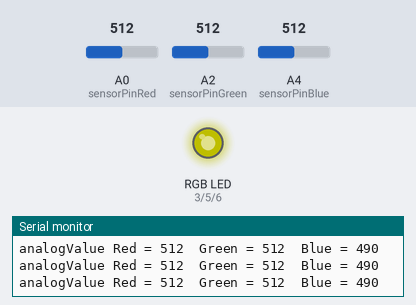
This sketch was run on a simulated Arduino Uno, built with avr-gcc and run on an emulated ATmega328P. Parts: an RGB LED mixed from three pins (HIGH = lit), the last lines printed to the serial monitor. The test bench sets the inputs (shaded band); at power-on: A0 (sensorPinRed) = 512, A2 (sensorPinGreen) = 512, A4 (sensorPinBlue) = 512. Dim RGB values are drawn brighter than linear.

Above: at 1.2 s.
1.3 s: A0 (sensorPinRed) set to 480
At 2.0 s:
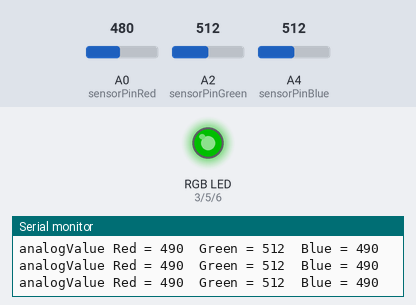
2.8 s: A2 (sensorPinGreen) set to 480
At 4.0 s:
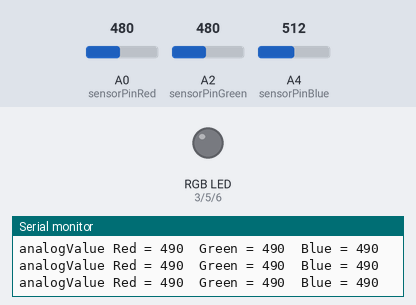
4.3 s: A4 (sensorPinBlue) set to 570
At 5.3 s:
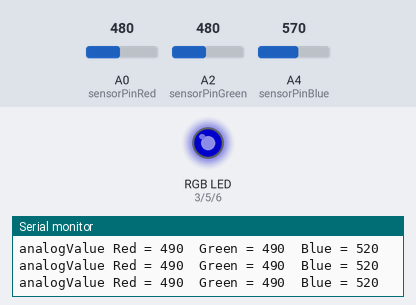
5.8 s: A0 (sensorPinRed) set to 502
At 7.0 s:
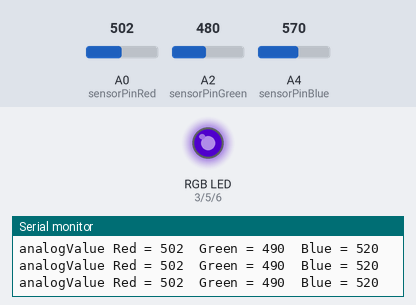
7.3 s: A2 (sensorPinGreen) set to 499
At 8.0 s:
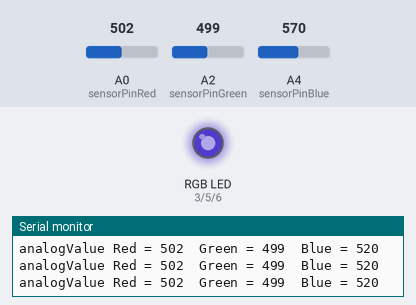
8.8 s: A4 (sensorPinBlue) set to 550
At 9.7 s:
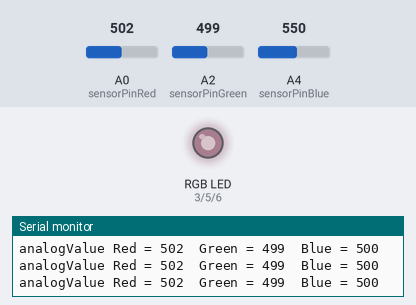
Timing chart, 0 to 11.3 s (numbered marks = the images above; inputs shaded):
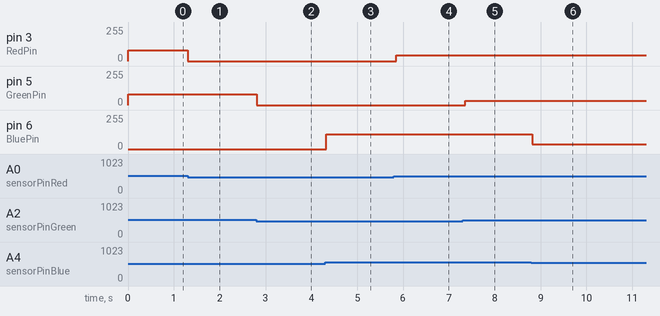

The sketch:

Vernier3DA.ino
```cpp
/*
Vernier3DA (v 2013.11)
This project assumes that you have a Vernier 3D Accelerometer connected to
three BTA connectors. It also assumes that you have an RGB LED connected to
PWM outputs 3, 5, and 6.

Plug x into the first BTA (A0), y into the second BTA (A2), and z into
the third BTA (A4).
The brightness of the red LED is controlled by the x axis acceleration.
The brightness of the green LED is controlled by the y axis acceleration.
The brightness of the blue LED is controlled by the z axis acceleration.

The minReading, maxReading, and BlueAdj values are not essential,
but they were added to make better color mixes.

See www.vernier.com/arduino for more information.
*/
const int RedPin = 3;
const int GreenPin = 5;
const int BluePin = 6;

const int sensorPinRed = A0;
const int sensorPinGreen = A2;
const int sensorPinBlue = A4;

const int minReading = 490;
const int maxReading =560;
const int BlueAdj = 50;

int analogValue = 0;
int analogOut;

void setup()
{
  Serial.begin(9600);
}
void loop()
{
  //Red
  analogValue = analogRead(sensorPinRed);
  analogValue = constrain(analogValue, minReading, maxReading);
  analogOut = map(analogValue, minReading, maxReading, 0, 255);
  Serial.print("analogValue Red = " );
  Serial.print(analogValue, DEC);
  analogWrite(RedPin, analogOut);
  //Green
  analogValue = analogRead(sensorPinGreen);
  analogValue = constrain(analogValue, minReading, maxReading);
  analogOut = map(analogValue, minReading, maxReading, 0, 255);
  Serial.print("  Green = " );
  Serial.print(analogValue, DEC);
  analogWrite(GreenPin, analogOut);
  //Blue
  analogValue = analogRead(sensorPinBlue);
  analogValue = analogValue-BlueAdj;
  analogValue = constrain(analogValue, minReading, maxReading);
  analogOut = map(analogValue, minReading, maxReading, 0, 255);
  Serial.print("  Blue = " );
  Serial.println(analogValue, DEC);
  analogWrite(BluePin, analogOut);
  delay(25);
}
```

Measured:
- after the input at 1.3 s, pin 3 (RedPin): 80/255 → 0/255 at once
- after the input at 2.8 s, pin 5 (GreenPin): 80/255 → 0/255 at once
- after the input at 4.3 s, pin 6 (BluePin): 0/255 → 109/255 at once
- after the input at 5.8 s, pin 3 (RedPin): 0/255 → 43/255 after 0.05 s
- after the input at 7.3 s, pin 5 (GreenPin): 0/255 → 32/255 after 0.06 s
- after the input at 8.8 s, pin 6 (BluePin): 109/255 → 36/255 at once
